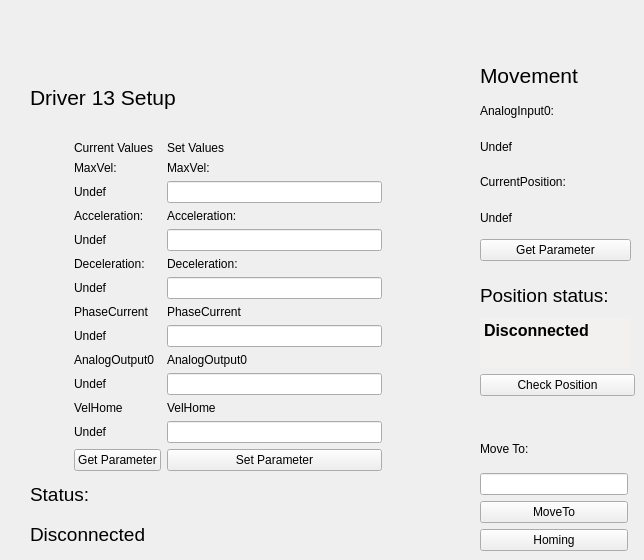
          <widget class="QWidget" name="tab_18">
           <attribute name="title">
            <string>13</string>
           </attribute>
           <attribute name="toolTip">
            <string>Driver 13 Setup and Movimentation</string>
           </attribute>
           <widget class="QWidget" name="layoutWidget_37">
            <property name="geometry">
             <rect>
              <x>480</x>
              <y>430</y>
              <width>148</width>
              <height>121</height>
             </rect>
            </property>
            <layout class="QVBoxLayout" name="verticalLayout_75">
             <item>
              <widget class="QLabel" name="label_313">
               <property name="text">
                <string>Move To:</string>
               </property>
              </widget>
             </item>
             <item>
              <widget class="QLineEdit" name="LineEditMoveToValue_13">
               <property name="toolTip">
                <string>Position to move driver 13</string>
               </property>
              </widget>
             </item>
             <item>
              <widget class="QPushButton" name="MoveTo_13">
               <property name="toolTip">
                <string>Move driver 13 to the position specified above</string>
               </property>
               <property name="text">
                <string>MoveTo</string>
               </property>
              </widget>
             </item>
             <item>
              <widget class="QPushButton" name="Homing_13">
               <property name="toolTip">
                <string>Execute the driver 13 homing procedure</string>
               </property>
               <property name="text">
                <string>Homing</string>
               </property>
              </widget>
             </item>
            </layout>
           </widget>
           <widget class="QWidget" name="layoutWidget_38">
            <property name="geometry">
             <rect>
              <x>480</x>
              <y>60</y>
              <width>151</width>
              <height>201</height>
             </rect>
            </property>
            <layout class="QVBoxLayout" name="verticalLayout_76">
             <item>
              <widget class="QLabel" name="label_314">
               <property name="font">
                <font>
                 <pointsize>16</pointsize>
                </font>
               </property>
               <property name="text">
                <string>Movement</string>
               </property>
              </widget>
             </item>
             <item>
              <widget class="QLabel" name="label_315">
               <property name="text">
                <string>AnalogInput0:</string>
               </property>
              </widget>
             </item>
             <item>
              <widget class="QLabel" name="LabelMovAnalogInput0_13">
               <property name="toolTip">
                <string>Current value of driver 13 AnalogInput(0)</string>
               </property>
               <property name="text">
                <string>Undef</string>
               </property>
              </widget>
             </item>
             <item>
              <widget class="QLabel" name="label_316">
               <property name="text">
                <string>CurrentPosition:</string>
               </property>
              </widget>
             </item>
             <item>
              <widget class="QLabel" name="LabelMovCurrentPosition_13">
               <property name="toolTip">
                <string>Current value of driver 13 CurrentPosition</string>
               </property>
               <property name="text">
                <string>Undef</string>
               </property>
              </widget>
             </item>
             <item>
              <widget class="QPushButton" name="GetParameterMov_13">
               <property name="toolTip">
                <string>Get position parameters of driver 13</string>
               </property>
               <property name="text">
                <string>Get Parameter</string>
               </property>
              </widget>
             </item>
            </layout>
           </widget>
           <widget class="QWidget" name="layoutWidget_34">
            <property name="geometry">
             <rect>
              <x>30</x>
              <y>60</y>
              <width>352</width>
              <height>491</height>
             </rect>
            </property>
            <layout class="QGridLayout" name="gridLayout_46">
             <item row="0" column="0" colspan="3">
              <widget class="QLabel" name="label_212">
               <property name="font">
                <font>
                 <pointsize>16</pointsize>
                </font>
               </property>
               <property name="text">
                <string>Driver 13 Setup</string>
               </property>
              </widget>
             </item>
             <item row="1" column="0">
              <layout class="QVBoxLayout" name="verticalLayout_29">
               <item>
                <widget class="QLabel" name="Images_13">
                 <property name="minimumSize">
                  <size>
                   <width>0</width>
                   <height>100</height>
                  </size>
                 </property>
                 <property name="maximumSize">
                  <size>
                   <width>200</width>
                   <height>150</height>
                  </size>
                 </property>
                 <property name="text">
                  <string/>
                 </property>
                 <property name="pixmap">
                  <pixmap resource="file.qrc">:/Driver.jpg</pixmap>
                 </property>
                 <property name="scaledContents">
                  <bool>true</bool>
                 </property>
                </widget>
               </item>
               <item>
                <widget class="QLabel" name="label_213">
                 <property name="text">
                  <string/>
                 </property>
                </widget>
               </item>
              </layout>
             </item>
             <item row="1" column="1">
              <widget class="QLabel" name="label_377">
               <property name="minimumSize">
                <size>
                 <width>25</width>
                 <height>0</height>
                </size>
               </property>
               <property name="text">
                <string/>
               </property>
              </widget>
             </item>
             <item row="1" column="2">
              <layout class="QGridLayout" name="gridLayout_29">
               <item row="0" column="0">
                <widget class="QLabel" name="label_214">
                 <property name="text">
                  <string>Current Values</string>
                 </property>
                </widget>
               </item>
               <item row="0" column="1">
                <widget class="QLabel" name="label_215">
                 <property name="text">
                  <string>Set Values</string>
                 </property>
                </widget>
               </item>
               <item row="1" column="0">
                <widget class="QLabel" name="label_220">
                 <property name="text">
                  <string>MaxVel:</string>
                 </property>
                </widget>
               </item>
               <item row="1" column="1">
                <widget class="QLabel" name="label_221">
                 <property name="text">
                  <string>MaxVel:</string>
                 </property>
                </widget>
               </item>
               <item row="2" column="0">
                <widget class="QLabel" name="LabelMaxVelSetup_13">
                 <property name="toolTip">
                  <string>Current value of driver 13 MaxVel</string>
                 </property>
                 <property name="text">
                  <string>Undef</string>
                 </property>
                </widget>
               </item>
               <item row="2" column="1">
                <widget class="QLineEdit" name="LineEditMaxVelSetup_13">
                 <property name="toolTip">
                  <string>&lt;html&gt;&lt;head/&gt;&lt;body&gt;&lt;p&gt;MaxVel of driver 13 to set&lt;/p&gt;&lt;/body&gt;&lt;/html&gt;</string>
                 </property>
                </widget>
               </item>
               <item row="3" column="0">
                <widget class="QLabel" name="label_226">
                 <property name="text">
                  <string>Acceleration:</string>
                 </property>
                </widget>
               </item>
               <item row="3" column="1">
                <widget class="QLabel" name="label_227">
                 <property name="text">
                  <string>Acceleration:</string>
                 </property>
                </widget>
               </item>
               <item row="4" column="0">
                <widget class="QLabel" name="LabelAccelerationSetup_13">
                 <property name="toolTip">
                  <string>Current value of driver 13 Acceleration</string>
                 </property>
                 <property name="text">
                  <string>Undef</string>
                 </property>
                </widget>
               </item>
               <item row="4" column="1">
                <widget class="QLineEdit" name="LineEditAccelerationSetup_13">
                 <property name="toolTip">
                  <string>&lt;html&gt;&lt;head/&gt;&lt;body&gt;&lt;p&gt;Acceleration of driver 13 to set&lt;/p&gt;&lt;/body&gt;&lt;/html&gt;</string>
                 </property>
                </widget>
               </item>
               <item row="5" column="0">
                <widget class="QLabel" name="label_232">
                 <property name="text">
                  <string>Deceleration:</string>
                 </property>
                </widget>
               </item>
               <item row="5" column="1">
                <widget class="QLabel" name="label_233">
                 <property name="text">
                  <string>Deceleration:</string>
                 </property>
                </widget>
               </item>
               <item row="6" column="0">
                <widget class="QLabel" name="LabelDecelerationSetup_13">
                 <property name="toolTip">
                  <string>Current value of driver 13 Deceleration</string>
                 </property>
                 <property name="text">
                  <string>Undef</string>
                 </property>
                </widget>
               </item>
               <item row="6" column="1">
                <widget class="QLineEdit" name="LineEditDecelerationSetup_13">
                 <property name="toolTip">
                  <string>&lt;html&gt;&lt;head/&gt;&lt;body&gt;&lt;p&gt;Deceleration of driver 13 to set&lt;/p&gt;&lt;/body&gt;&lt;/html&gt;</string>
                 </property>
                </widget>
               </item>
               <item row="7" column="0">
                <widget class="QLabel" name="label_238">
                 <property name="text">
                  <string>PhaseCurrent</string>
                 </property>
                </widget>
               </item>
               <item row="7" column="1">
                <widget class="QLabel" name="label_239">
                 <property name="text">
                  <string>PhaseCurrent</string>
                 </property>
                </widget>
               </item>
               <item row="8" column="0">
                <widget class="QLabel" name="LabelPhaseCurrentSetup_13">
                 <property name="toolTip">
                  <string>Current value of driver 13 PhaseCurrent</string>
                 </property>
                 <property name="text">
                  <string>Undef</string>
                 </property>
                </widget>
               </item>
               <item row="8" column="1">
                <widget class="QLineEdit" name="LineEditPhaseCurrentSetup_13">
                 <property name="toolTip">
                  <string>&lt;html&gt;&lt;head/&gt;&lt;body&gt;&lt;p&gt; PhaseCurrent of driver 13 to set&lt;/p&gt;&lt;/body&gt;&lt;/html&gt;</string>
                 </property>
                </widget>
               </item>
               <item row="9" column="0">
                <widget class="QLabel" name="label_244">
                 <property name="text">
                  <string>AnalogOutput0</string>
                 </property>
                </widget>
               </item>
               <item row="9" column="1">
                <widget class="QLabel" name="label_245">
                 <property name="text">
                  <string>AnalogOutput0</string>
                 </property>
                </widget>
               </item>
               <item row="10" column="0">
                <widget class="QLabel" name="LabelAnalogOutputSetup_13">
                 <property name="toolTip">
                  <string>Current value of driver 13 AnalogOutput(0)</string>
                 </property>
                 <property name="text">
                  <string>Undef</string>
                 </property>
                </widget>
               </item>
               <item row="10" column="1">
                <widget class="QLineEdit" name="LineEditAnalogOutputSetup_13">
                 <property name="toolTip">
                  <string>&lt;html&gt;&lt;head/&gt;&lt;body&gt;&lt;p&gt; AnalogOutput(0) of driver 13 to set&lt;/p&gt;&lt;/body&gt;&lt;/html&gt;</string>
                 </property>
                </widget>
               </item>
               <item row="11" column="0">
                <widget class="QLabel" name="label_378">
                 <property name="text">
                  <string>VelHome</string>
                 </property>
                </widget>
               </item>
               <item row="11" column="1">
                <widget class="QLabel" name="label_379">
                 <property name="text">
                  <string>VelHome</string>
                 </property>
                </widget>
               </item>
               <item row="12" column="0">
                <widget class="QLabel" name="LabelVelHomeSetup_13">
                 <property name="toolTip">
                  <string>Current value of driver 13 VelHome</string>
                 </property>
                 <property name="text">
                  <string>Undef</string>
                 </property>
                </widget>
               </item>
               <item row="12" column="1">
                <widget class="QLineEdit" name="LineEditVelHomeSetup_13">
                 <property name="toolTip">
                  <string>&lt;html&gt;&lt;head/&gt;&lt;body&gt;&lt;p&gt; VelHome of driver 13 to set&lt;/p&gt;&lt;/body&gt;&lt;/html&gt;</string>
                 </property>
                </widget>
               </item>
               <item row="13" column="0">
                <widget class="QPushButton" name="GetParameterDriver_13">
                 <property name="toolTip">
                  <string>&lt;html&gt;&lt;head/&gt;&lt;body&gt;&lt;p&gt;Get the current parameter of the driver 13&lt;/p&gt;&lt;/body&gt;&lt;/html&gt;</string>
                 </property>
                 <property name="text">
                  <string>Get Parameter</string>
                 </property>
                </widget>
               </item>
               <item row="13" column="1">
                <widget class="QPushButton" name="SetParameterDriver_13">
                 <property name="toolTip">
                  <string>&lt;html&gt;&lt;head/&gt;&lt;body&gt;&lt;p&gt;Set parameter of driver 13. Nota bene: in order to accomplished the command you have to set all the fields above.&lt;/p&gt;&lt;/body&gt;&lt;/html&gt;</string>
                 </property>
                 <property name="text">
                  <string>Set Parameter</string>
                 </property>
                </widget>
               </item>
              </layout>
             </item>
             <item row="2" column="0" colspan="3">
              <layout class="QVBoxLayout" name="verticalLayout_30">
               <item>
                <widget class="QLabel" name="label_250">
                 <property name="font">
                  <font>
                   <pointsize>14</pointsize>
                  </font>
                 </property>
                 <property name="text">
                  <string>Status:</string>
                 </property>
                </widget>
               </item>
               <item>
                <widget class="QLabel" name="LabelStatusDriver13">
                 <property name="font">
                  <font>
                   <pointsize>14</pointsize>
                  </font>
                 </property>
                 <property name="toolTip">
                  <string>Driver 13 Status</string>
                 </property>
                 <property name="text">
                  <string>Disconnected</string>
                 </property>
                </widget>
               </item>
              </layout>
             </item>
            </layout>
           </widget>
           <widget class="QWidget" name="layoutWidget_53">
            <property name="geometry">
             <rect>
              <x>480</x>
              <y>280</y>
              <width>155</width>
              <height>116</height>
             </rect>
            </property>
            <layout class="QVBoxLayout" name="verticalLayout_90">
             <item>
              <layout class="QVBoxLayout" name="verticalLayout_47">
               <item>
                <widget class="QLabel" name="label_322">
                 <property name="font">
                  <font>
                   <pointsize>14</pointsize>
                  </font>
                 </property>
                 <property name="text">
                  <string>Position status:</string>
                 </property>
                </widget>
               </item>
               <item>
                <widget class="QTextEdit" name="LabelPositionStatus_13">
                 <property name="maximumSize">
                  <size>
                   <width>151</width>
                   <height>51</height>
                  </size>
                 </property>
                 <property name="palette">
                  <palette>
                   <active>
                    <colorrole role="Base">
                     <brush brushstyle="SolidPattern">
                      <color alpha="255">
                       <red>242</red>
                       <green>241</green>
                       <blue>240</blue>
                      </color>
                     </brush>
                    </colorrole>
                   </active>
                   <inactive>
                    <colorrole role="Base">
                     <brush brushstyle="SolidPattern">
                      <color alpha="255">
                       <red>242</red>
                       <green>241</green>
                       <blue>240</blue>
                      </color>
                     </brush>
                    </colorrole>
                   </inactive>
                   <disabled>
                    <colorrole role="Base">
                     <brush brushstyle="SolidPattern">
                      <color alpha="255">
                       <red>255</red>
                       <green>255</green>
                       <blue>255</blue>
                      </color>
                     </brush>
                    </colorrole>
                   </disabled>
                  </palette>
                 </property>
                 <property name="font">
                  <font>
                   <pointsize>12</pointsize>
                   <weight>75</weight>
                   <bold>true</bold>
                  </font>
                 </property>
                 <property name="toolTip">
                  <string>&lt;html&gt;&lt;head/&gt;&lt;body&gt;&lt;p&gt;&lt;span style=&quot; font-size:11pt; font-weight:400;&quot;&gt;Here is printed the correspondence between the estimated position and the CurrentPosition of the driver 13.&lt;/span&gt;&lt;/p&gt;&lt;/body&gt;&lt;/html&gt;</string>
                 </property>
                 <property name="frameShape">
                  <enum>QFrame::NoFrame</enum>
                 </property>
                 <property name="html">
                  <string>&lt;!DOCTYPE HTML PUBLIC &quot;-//W3C//DTD HTML 4.0//EN&quot; &quot;http://www.w3.org/TR/REC-html40/strict.dtd&quot;&gt;
&lt;html&gt;&lt;head&gt;&lt;meta name=&quot;qrichtext&quot; content=&quot;1&quot; /&gt;&lt;style type=&quot;text/css&quot;&gt;
p, li { white-space: pre-wrap; }
&lt;/style&gt;&lt;/head&gt;&lt;body style=&quot; font-family:'Ubuntu'; font-size:12pt; font-weight:600; font-style:normal;&quot;&gt;
&lt;p style=&quot; margin-top:0px; margin-bottom:0px; margin-left:0px; margin-right:0px; -qt-block-indent:0; text-indent:0px;&quot;&gt;Disconnected&lt;/p&gt;&lt;/body&gt;&lt;/html&gt;</string>
                 </property>
                 <property name="textInteractionFlags">
                  <set>Qt::TextSelectableByMouse</set>
                 </property>
                </widget>
               </item>
              </layout>
             </item>
             <item>
              <widget class="QPushButton" name="CheckPositionButton_13">
               <property name="toolTip">
                <string>&lt;html&gt;&lt;head/&gt;&lt;body&gt;&lt;p&gt;Verify the correspondence between the estimated position and the current position of the driver 13.&lt;/p&gt;&lt;/body&gt;&lt;/html&gt;</string>
               </property>
               <property name="text">
                <string>Check Position</string>
               </property>
              </widget>
             </item>
            </layout>
           </widget>
          </widget>
